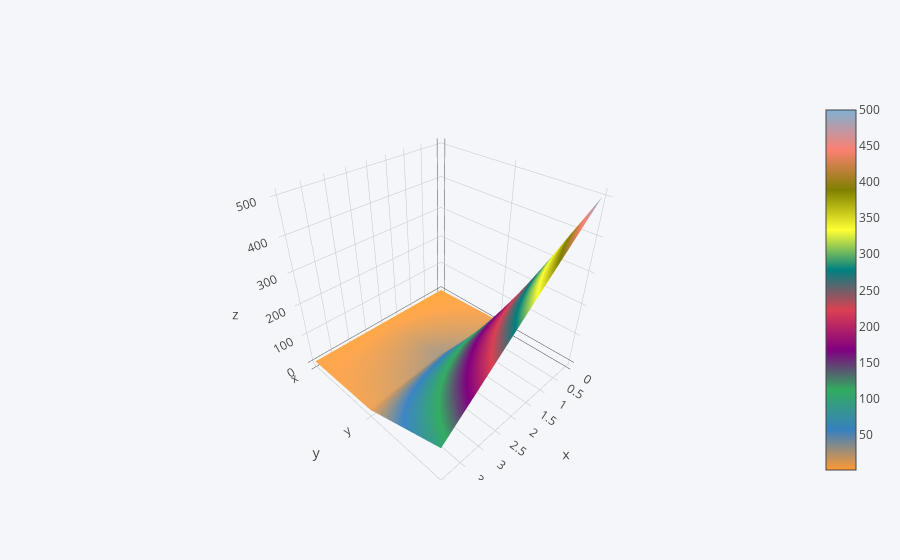

Notebook cell for this chart:
### Code cell
# Surface plot 
# We'll use the data above to create a 3D surface plot.

df3.iplot(kind='surface')

### Figure 1 — Plotly figure (JSON) as saved in the notebook; plotly's stock layout.template omitted (floating-point values rounded to 4 significant figures)
{"data": [{"colorscale": [[0, "rgb(255, 153, 51)"], [0.1111, "rgb(55, 128, 191)"], [0.2222, "rgb(50, 171, 96)"], [0.3333, "rgb(128, 0, 128)"], [0.4444, "rgb(219, 64, 82)"], [0.5556, "rgb(0, 128, 128)"], [0.6667, "rgb(255, 255, 51)"], [0.7778, "rgb(128, 128, 0)"], [0.8889, "rgb(251, 128, 114)"], [1, "rgb(128, 177, 211)"]], "type": "surface", "uid": "f662055f-5ca4-41d6-b669-2c145eea922d", "x": [0, 1, 2, 3, 4], "y": ["x", "y", "z"], "z": [[1, 2, 3, 4, 5], [10, 20, 30, 20, 10], [500, 400, 300, 200, 100]]}], "layout": {"legend": {"bgcolor": "#F5F6F9", "font": {"color": "#4D5663"}}, "paper_bgcolor": "#F5F6F9", "plot_bgcolor": "#F5F6F9", "title": {"font": {"color": "#4D5663"}}, "xaxis": {"gridcolor": "#E1E5ED", "showgrid": true, "tickfont": {"color": "#4D5663"}, "title": {"font": {"color": "#4D5663"}, "text": ""}, "zerolinecolor": "#E1E5ED"}, "yaxis": {"gridcolor": "#E1E5ED", "showgrid": true, "tickfont": {"color": "#4D5663"}, "title": {"font": {"color": "#4D5663"}, "text": ""}, "zerolinecolor": "#E1E5ED"}}}
